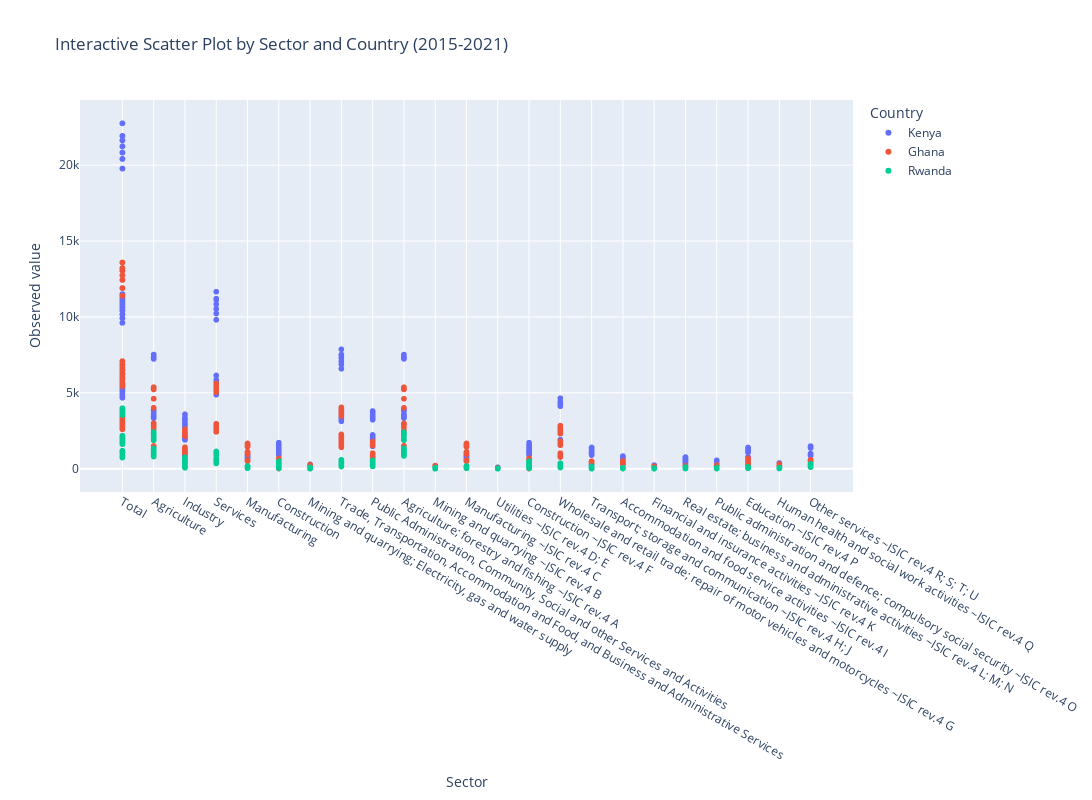

This figure's notebook cell:
### Markdown cell above
#### Analysis by Sector and Country

### Code cell
# Create an interactive scatter plot using Plotly
fig = px.scatter(filtered_df, x='Sector', y='Observed value', color='Country',
                 title='Interactive Scatter Plot by Sector and Country (2015-2021)')
# Update the layout to adjust the size of the plot
fig.update_layout(width=1200, height=800)

# Show the plot
fig.show()

### Figure 1 — Plotly figure (JSON) as saved in the notebook; plotly's stock layout.template omitted (floating-point values rounded to 4 significant figures; data arrays with more than 128 entries replaced by an {"elided": "..."} marker saying what was removed)
{"data": [{"hovertemplate": "Country=Kenya<br>Sector=%{x}<br>Observed value=%{y}<extra></extra>", "legendgroup": "Kenya", "marker": {"color": "#636efa", "symbol": "circle"}, "mode": "markers", "name": "Kenya", "showlegend": true, "type": "scattergl", "x": {"elided": "546 str values"}, "xaxis": "x", "y": {"elided": "546 float values"}, "yaxis": "y"}, {"hovertemplate": "Country=Ghana<br>Sector=%{x}<br>Observed value=%{y}<extra></extra>", "legendgroup": "Ghana", "marker": {"color": "#EF553B", "symbol": "circle"}, "mode": "markers", "name": "Ghana", "showlegend": true, "type": "scattergl", "x": {"elided": "546 str values"}, "xaxis": "x", "y": {"elided": "546 float values"}, "yaxis": "y"}, {"hovertemplate": "Country=Rwanda<br>Sector=%{x}<br>Observed value=%{y}<extra></extra>", "legendgroup": "Rwanda", "marker": {"color": "#00cc96", "symbol": "circle"}, "mode": "markers", "name": "Rwanda", "showlegend": true, "type": "scattergl", "x": {"elided": "546 str values"}, "xaxis": "x", "y": {"elided": "546 float values"}, "yaxis": "y"}], "layout": {"height": 800, "legend": {"title": {"text": "Country"}, "tracegroupgap": 0}, "title": {"text": "Interactive Scatter Plot by Sector and Country (2015-2021)"}, "width": 1200, "xaxis": {"anchor": "y", "autorange": true, "domain": [0, 1], "range": [-1.342, 23.34], "title": {"text": "Sector"}, "type": "category"}, "yaxis": {"anchor": "x", "autorange": true, "domain": [0, 1], "range": [-1552.0, 24310.0], "title": {"text": "Observed value"}, "type": "linear"}}}
